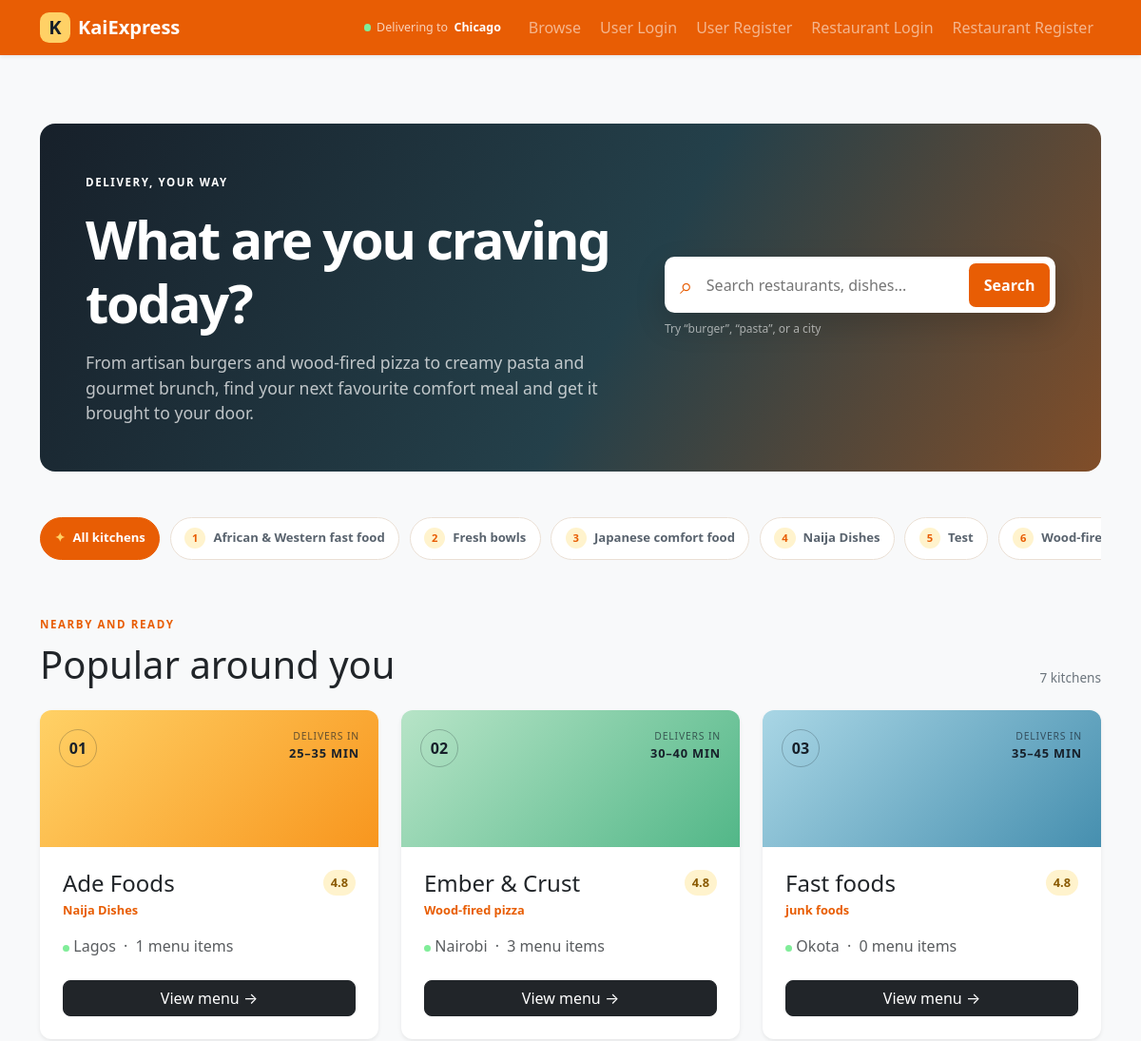
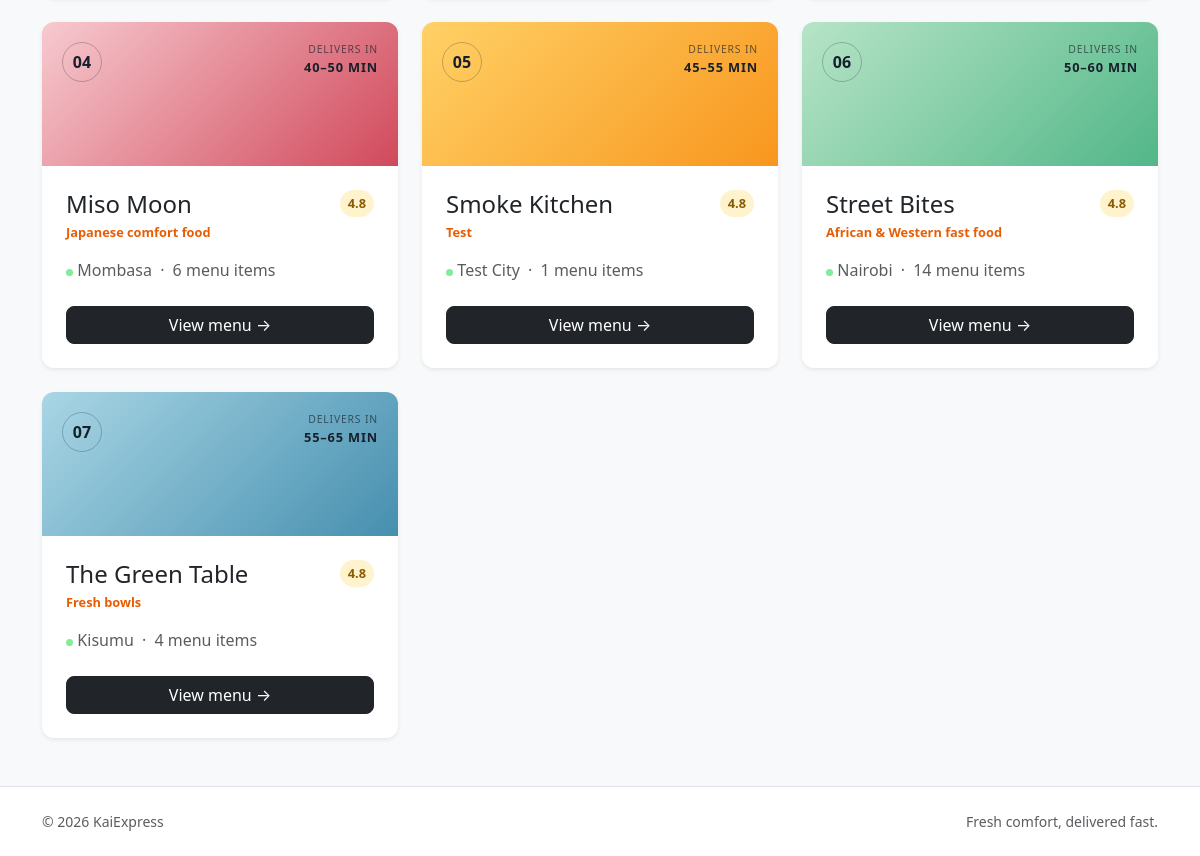
The page / on the database its author committed (2 pictures, top to bottom).
### packages/models.py (models this page shows, shortened)
class User(db.Model, UserMixin):
    __tablename__ = "users"
    id = db.Column(db.Integer, primary_key=True)
    name = db.Column(db.String(100), nullable=False)
    email = db.Column(db.String(120), unique=True, nullable=False)
    password_hash = db.Column(db.String(255), nullable=False)
    is_restaurant = db.Column(db.Boolean, default=False)
    cuisine = db.Column(db.String(80))
    city = db.Column(db.String(80))
    menu_items = db.relationship(
        "MenuItem",
        backref="restaurant",
        lazy=True
    )
    customer_orders = db.relationship(
        "Order",
        foreign_keys="Order.customer_id",
        backref="customer",
        lazy=True
    )
    restaurant_orders = db.relationship(
        "Order",
        foreign_keys="Order.restaurant_id",
        backref="restaurant",
        lazy=True
    )

### packages/user_routes.py (the view, shortened to what this page needs)
    @app.route("/")
    def home():
        search = request.args.get("q", "").strip()
        cuisine = request.args.get("cuisine", "").strip()
        query = User.query.filter_by(is_restaurant=True)
        if cuisine:
            query = query.filter_by(cuisine=cuisine)
        restaurants = query.order_by(User.name.asc()).all()
        cuisines = [row[0] for row in db.session.query(User.cuisine).filter(
            User.is_restaurant.is_(True), User.cuisine.isnot(None)
        ).distinct().order_by(User.cuisine.asc()).all()]
        return render_template(
            "user/home.html",
            restaurants=restaurants,
            cuisines=cuisines,
            search=search,
            active_cuisine=cuisine,
        )

### packages/templates/user/home.html (shortened to what this page needs)
{% extends "base.html" %}
{% block content %}
<section class="hero-panel p-4 p-lg-5 mb-5">
  <div class="row align-items-center g-4">
    <div class="col-lg-7">
      <span class="eyebrow">DELIVERY, YOUR WAY</span>
      <h1 class="display-4 fw-bold mt-3 mb-3">What are you craving today?</h1>
      <p class="hero-copy mb-0">From artisan burgers and wood-fired pizza to creamy pasta and gourmet brunch, find your next favourite comfort meal and get it brought to your door.</p>
    </div>
    <div class="col-lg-5">
      <form class="search-box" action="{{ url_for('home') }}" method="get">
        <span class="search-icon" aria-hidden="true">⌕</span>
        <input id="restaurant-search" name="q" value="{{ search }}" placeholder="Search restaurants, dishes..." autocomplete="off">
        <button type="submit">Search</button>
      </form>
      <p class="search-hint mb-0 mt-2">Try “burger”, “pasta”, or a city</p>
    </div>
  </div>
</section>
<div class="category-strip mb-5">
  <a class="category-chip {% if not active_cuisine %}active{% endif %}" href="{{ url_for('home') }}"><span>✦</span> All kitchens</a>
  {% for category in cuisines %}
  <a class="category-chip {% if active_cuisine == category %}active{% endif %}" href="{{ url_for('home', cuisine=category) }}"><span class="category-icon">{{ loop.index }}</span>{{ category }}</a>
  {% endfor %}
</div>
<div class="d-flex flex-wrap justify-content-between align-items-end gap-3 mb-4">
  <div><span class="eyebrow text-primary">NEARBY AND READY</span><h2 class="h1 mt-2 mb-0">Popular around you</h2></div>
  <span class="result-count">{{ restaurants|length }} kitchens</span>
</div>
<div class="row row-cols-1 row-cols-md-2 row-cols-xl-3 g-4">
  {% for restaurant in restaurants %}
  <div class="col">
    <article class="card restaurant-card h-100 shadow-sm">
      <div class="restaurant-art restaurant-art-{{ (loop.index0 % 4) + 1 }}"><span>{{ '%02d'|format(loop.index) }}</span><small>DELIVERS IN<br><strong>{{ 20 + loop.index * 5 }}–{{ 30 + loop.index * 5 }} MIN</strong></small></div>
      <div class="card-body d-flex flex-column p-4">
        <div class="d-flex justify-content-between gap-3 align-items-start">
          <div><h3 class="h4 card-title mb-1">{{ restaurant.name }}</h3><p class="restaurant-cuisine mb-0">{{ restaurant.cuisine }}</p></div>
          <span class="rating">4.8</span>
        </div>
        <p class="card-text text-body-secondary mt-3 mb-4"><span class="status-dot"></span> {{ restaurant.city }} <span class="mx-1">&middot;</span> {{ restaurant.menu_items|length }} menu items</p>
        <a href="{{ url_for('restaurant_page', restaurant_id=restaurant.id) }}" class="btn btn-dark mt-auto">View menu <span aria-hidden="true">&rarr;</span></a>
      </div>
    </article>
  </div>
  {% else %}
  <div class="col-12"><div class="empty-state text-center p-5"><h3>No kitchens yet</h3><p class="text-body-secondary mb-0">Check back soon for new Western kitchen partners.</p></div></div>
  {% endfor %}
</div>
{% endblock %}

### packages/static/app.css (style rules this page uses)
:root { --bs-primary: #e85d04; --bs-primary-rgb: 232, 93, 4; --kai-ink: #17202a; --kai-orange: #e85d04; --kai-cream: #fff8ef; --kai-line: #eadfd4; }
html, body { min-height: 100%; }
body { display: flex; flex-direction: column; }
.card { border: 0; border-radius: 0.75rem; }
.btn { border-radius: 0.5rem; }
.location-dot, .status-dot { width: .45rem; height: .45rem; display: inline-block; border-radius: 50%; background: #80ed99; }
.hero-panel { color: white; background: linear-gradient(120deg, #17202a 0%, #24404a 55%, #e85d04 150%); border-radius: 1rem; overflow: hidden; }
.hero-panel h1 { max-width: 640px; letter-spacing: -0.04em; }
.hero-copy { max-width: 600px; color: rgba(255, 255, 255, 0.72); font-size: 1.1rem; }
.eyebrow { font-size: 0.72rem; font-weight: 800; letter-spacing: 0.14em; }
.restaurant-art { min-height: 9rem; padding: 1.25rem; display: flex; align-items: flex-start; justify-content: space-between; }
.restaurant-art-1 { background: linear-gradient(135deg, #ffd166, #f8961e); }
.restaurant-art-2 { background: linear-gradient(135deg, #b7e4c7, #52b788); }
.restaurant-art-3 { background: linear-gradient(135deg, #a9d6e5, #468faf); }
.restaurant-art-4 { background: linear-gradient(135deg, #f7cad0, #d1495b); }
.restaurant-art small { text-align: right; color: rgba(23,32,42,.66); font-size: .65rem; letter-spacing: .08em; }
.restaurant-art small strong { color: var(--kai-ink); font-size: .8rem; }
.restaurant-art span { display: inline-grid; width: 2.5rem; height: 2.5rem; place-items: center; border: 1px solid rgba(23,32,42,.25); border-radius: 50%; color: var(--kai-ink); font-weight: 700; }
.restaurant-card { overflow: hidden; transition: transform .2s ease, box-shadow .2s ease; }
.restaurant-cuisine { color: var(--kai-orange); font-size: .8rem; font-weight: 700; }
.rating { padding: .25rem .5rem; border-radius: 2rem; background: #fff3cd; color: #8a5a00; font-size: .8rem; font-weight: 700; }
.search-box { display: flex; align-items: center; gap: .65rem; padding: .35rem; background: white; border-radius: .65rem; box-shadow: 0 .75rem 2rem rgba(0,0,0,.16); }
.search-box input { min-width: 0; flex: 1; border: 0; outline: 0; padding: .75rem .25rem; color: var(--kai-ink); }
.search-box button { border: 0; border-radius: .45rem; padding: .7rem 1rem; color: white; background: var(--kai-orange); font-weight: 700; }
.search-icon { padding-left: .65rem; color: var(--kai-orange); font-size: 1.5rem; line-height: 1; }
.search-hint { color: rgba(255,255,255,.58); font-size: .75rem; }
.category-strip { display: flex; gap: .65rem; overflow-x: auto; padding-bottom: .4rem; scrollbar-width: thin; }
.category-chip { display: inline-flex; align-items: center; gap: .5rem; flex: 0 0 auto; padding: .65rem .9rem; border: 1px solid var(--kai-line); border-radius: 2rem; color: #59636e; background: white; font-size: .82rem; font-weight: 600; text-decoration: none; }
.category-chip:hover, .category-chip.active { border-color: var(--kai-orange); color: white; background: var(--kai-orange); }
.category-chip span { color: var(--kai-orange); }
.category-chip:hover span, .category-chip.active span { color: #ffd166; }
.category-icon { display: grid; width: 1.4rem; height: 1.4rem; place-items: center; border-radius: 50%; background: #fff3cd; font-size: .7rem; }
.result-count { color: #6c757d; font-size: .85rem; }

### rows shown on the page
User: index "01", index "25", index "35", name "Ade Foods", cuisine "Naija Dishes", city "Lagos", menu_items|length "1"
User: index "02", index "30", index "40", name "Ember & Crust", cuisine "Wood-fired pizza", city "Nairobi", menu_items|length "3"
User: index "03", index "35", index "45", name "Fast foods", cuisine "junk foods", city "Okota", menu_items|length "0"
User: index "04", index "40", index "50", name "Miso Moon", cuisine "Japanese comfort food", city "Mombasa", menu_items|length "6"
User: index "05", index "45", index "55", name "Smoke Kitchen", cuisine "Test", city "Test City", menu_items|length "1"
User: index "06", index "50", index "60", name "Street Bites", cuisine "African & Western fast food", city "Nairobi", menu_items|length "14"
User: index "07", index "55", index "65", name "The Green Table", cuisine "Fresh bowls", city "Kisumu", menu_items|length "4"

### other values the page prints
{{ category }} "African & Western fast food" "Fresh bowls" "Japanese comfort food" "Naija Dishes" "Test"
{{ restaurants|length }} "7"
